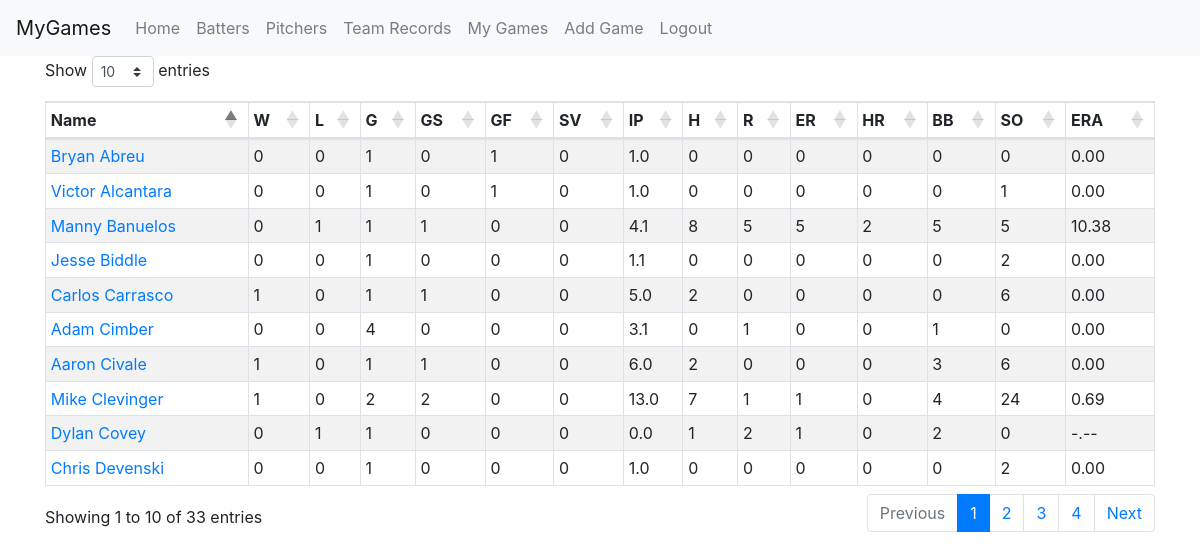
Screenshot of /pitcherstats (signed in) with the database file from the repository.
### app/models.py (models this page shows, shortened)
class PitchGame(db.Model):
	id = db.Column(db.Integer, primary_key=True)
	game_pk = db.Column(db.Integer, db.ForeignKey('game_data.game_pk'), index=True)
	pitcher_id = db.Column(db.Integer, db.ForeignKey('player_data.id'), index=True)
	w = db.Column(db.Integer)
	losses = db.Column(db.Integer)
	gs = db.Column(db.Integer)
	gf = db.Column(db.Integer)
	sv = db.Column(db.Integer)
	h = db.Column(db.Integer)
	r = db.Column(db.Integer)
	er = db.Column(db.Integer)
	hr = db.Column(db.Integer)
	bb = db.Column(db.Integer)
	so = db.Column(db.Integer)
	outs = db.Column(db.Integer)

class PlayerData(db.Model):
	id = db.Column(db.Integer, primary_key=True)
	name = db.Column(db.String(64), index=True)
	sort_name = db.Column(db.String(64), index=True)

### app/routes.py (the view)
@app.route('/pitcherstats')
@login_required
def pitcher_stats():
	pitchers = dbhandler.get_cum_pitcher_stats(current_user.id)
	players = sorted(pitchers.items(), key=lambda x: x[1]['sortname'])
	return render_template("pitch_stats.html", players=players)

### app/models.py (called while the page is built)
@login.user_loader
def load_user(id):
	return User.query.get(int(id))

### app/templates/pitch_stats.html
{% extends "sort_table.html" %}
{% block app_content %}
<table id="pitchers"
       class="table table-sm table-striped table-bordered table-hover sort-table"
       data-order='[[0, "asc"]]'>
	<thead>
		<tr>
			<th>Name</th>
			<th>W</th>
			<th>L</th>
			<th>G</th>
			<th>GS</th>
			<th>GF</th>
			<th>SV</th>
			<th>IP</th>
			<th>H</th>
			<th>R</th>
			<th>ER</th>
			<th>HR</th>
			<th>BB</th>
			<th>SO</th>
			<th>ERA</th>
		</tr>
	</thead>
	<tbody>
		{% for player in players %}
		<tr>
			<td data-order="{{ player[1]['sortname'] }}">
				<a href="{{ url_for('pitcher_games', player_id=player[0]) }}">
					{{ player[1]['name'] }}
				</a>
			</td>
			<td>{{ player[1]['w'] }}</td>
			<td>{{ player[1]['losses'] }}</td>
			<td>{{ player[1]['g'] }}</td>
			<td>{{ player[1]['gs'] }}</td>
			<td>{{ player[1]['gf'] }}</td>
			<td>{{ player[1]['sv'] }}</td>
			<td>{{ player[1]['ip'] }}</td>
			<td>{{ player[1]['h'] }}</td>
			<td>{{ player[1]['r'] }}</td>
			<td>{{ player[1]['er'] }}</td>
			<td>{{ player[1]['hr'] }}</td>
			<td>{{ player[1]['bb'] }}</td>
			<td>{{ player[1]['so'] }}</td>
			<td {% if player[1]['era'] == '-.--' %} data-order="-1"{% endif %}>{{ player[1]['era'] }}</td>
		</tr>
		{% endfor %}
	</tbody>
</table>
{% endblock %}

### rows the page displays
PitchGame: name "Bryan Abreu", player "0", gf "1", player "1.0", player "0.00"
PitchGame: name "Victor Alcantara", player "0", player "1", player "1.0", player "0.00"
PitchGame: name "Manny Banuelos", player "0", player "1", player "4.1", h "8", player "5", hr "2", player "10.38"
PitchGame: name "Jesse Biddle", player "0", player "1", player "1.1", so "2", player "0.00"
PitchGame: name "Carlos Carrasco", player "1", player "0", player "5.0", h "2", so "6", player "0.00"
PitchGame: name "Adam Cimber", player "0", player "4", player "3.1", player "1", player "0.00"
PitchGame: name "Aaron Civale", player "1", player "0", player "6.0", h "2", bb "3", so "6", player "0.00"
PitchGame: name "Mike Clevinger", player "1", player "0", player "2", player "13.0", id "7", player "4", player "24", player "0.69"
PitchGame: name "Dylan Covey", player "0", player "1", player "0.0", player "2", player "-.--"
PitchGame: name "Chris Devenski", player "0", player "1", player "1.0", so "2", player "0.00"
